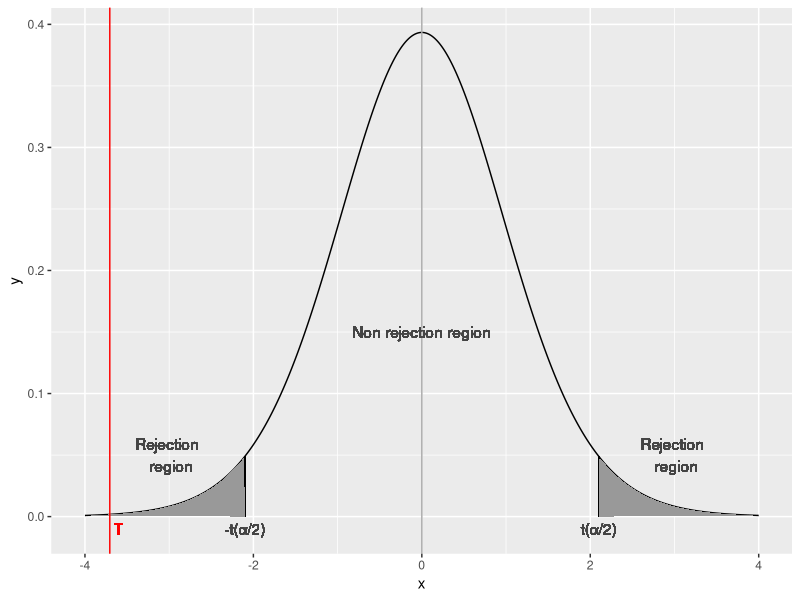

R code for this plot:
## ---- chunk 1
knitr::opts_chunk$set(echo = TRUE)
## ---- chunk 2
#Data setup

n_1=10 # dimension of the 1st sample
n_2=10 # dimension of the 2nd sample

s_mean_1=6616 # sample mean 1
s_mean_2=8384 # sample mean 2

s_var_1=1881671 # sample variance 1
s_var_2=395448.9 # sample variance 2
## ---- chunk 3
s_mean_diff = s_mean_1 - s_mean_2
s_mean_diff
## ---- chunk 4
s2_pooled = ((n_1-1)*s_var_1+(n_2-1)*s_var_2)/(n_1+n_2-2)
s2_pooled
## ---- chunk 5
t = (s_mean_diff)/sqrt(s2_pooled*(1/n_1 + 1/n_2))
t
## ---- chunk 6
alpha = 0.05
dof=n_1+n_2-2 #degrees of freedom of the t-student distribution
lower_quantile = qt(alpha/2,df=dof)
upper_quantile = -qt(alpha/2,df=dof)
c(lower_quantile,upper_quantile)
## ---- chunk 7
# Plot the t-distribution with n1+n2-2 degrees of freedom, the t-quantiles and the test statistic using GGPlot
library(GGally)

t_distrib = data.frame(x=seq(-4,4,by=0.01), y=dt(seq(-4,4,by=0.01), df=dof))
ggplot(data = t_distrib) + 
  geom_line(aes(x=x,y=y)) + 
  geom_segment(aes(x=lower_quantile,y=0,xend=lower_quantile,yend=dt(lower_quantile,dof))) + 
  geom_polygon(data = rbind(c(lower_quantile,0), subset(t_distrib, x < lower_quantile)), aes(x, y), fill="#999999")+
  geom_segment(aes(x=upper_quantile,y=0,xend=upper_quantile,yend=dt(upper_quantile,dof))) + 
  geom_polygon(data = rbind(c(upper_quantile,0),subset(t_distrib, x > upper_quantile)
  ), aes(x, y ), fill="#999999")+
  geom_vline(xintercept=t, color="red")+
  geom_vline(xintercept=0, color="#aaaaaa")+
  geom_text(label="T",aes(x= t+0.1, y = -0.01), color="red")+
  geom_text(label="Non rejection region",aes(x= 0, y = 0.15), color="#444444")+
  geom_text(label="Rejection \n region",aes(x= -3, y = 0.05), color="#444444")+
  geom_text(label="Rejection \n region",aes(x= 3, y = 0.05), color="#444444")+
  geom_text(label="-t(α/2)",aes(x= lower_quantile, y = -0.01), color="#444444")+
  geom_text(label="t(α/2)",aes(x= upper_quantile, y = -0.01), color="#444444")
## ---- chunk 8
p_value = 2*(pt(t, df=dof))
p_value

